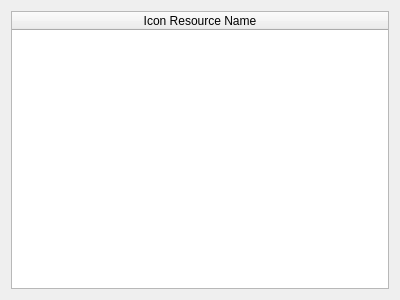
<?xml version="1.0" encoding="UTF-8"?>
<ui version="4.0">
 <class>IconResourcesWizardPage</class>
 <widget class="QWizardPage" name="IconResourcesWizardPage">
  <property name="geometry">
   <rect>
    <x>0</x>
    <y>0</y>
    <width>400</width>
    <height>300</height>
   </rect>
  </property>
  <property name="windowTitle">
   <string>WizardPage</string>
  </property>
  <property name="title">
   <string>Icon Resources</string>
  </property>
  <property name="subTitle">
   <string>These named resources will be mapped to actual IconIDs in FDT and can be used in the function block to control an Icon widget.</string>
  </property>
  <layout class="QGridLayout" name="gridLayout">
   <item row="0" column="0">
    <widget class="QTableWidget" name="iconResourcesTable">
     <attribute name="horizontalHeaderStretchLastSection">
      <bool>true</bool>
     </attribute>
     <attribute name="verticalHeaderVisible">
      <bool>false</bool>
     </attribute>
     <column>
      <property name="text">
       <string>Icon Resource Name</string>
      </property>
     </column>
    </widget>
   </item>
  </layout>
 </widget>
 <resources/>
 <connections/>
</ui>
